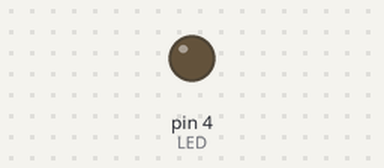
This sketch was run on a simulated Arduino Uno, built with avr-gcc and run on an emulated ATmega328P. Shown: output pins drawn as LEDs (lit = HIGH).

Above: at 0.1 s.
At 39.1 s:
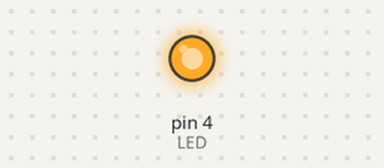
Timing chart, 0 to 40.0 s (numbered marks = the images above):
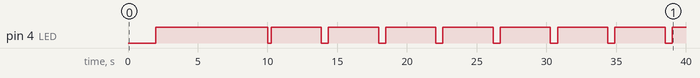

Measured:
- by itself, pin 4 (LED): goes HIGH 8.0 s, LOW 0.26 s, 7 × (HIGH 3.6 s, LOW 0.51 s), then HIGH

The sketch:

esp-mosfet-blink.ino
```cpp
// (licence header left out)
//#include <ESP8266WiFi.h>
#define LED 4

int brightness = 0;    // how bright the LED is
int fadeAmount = 5;    // how many points to fade the LED by

//=======================================================================
//                    Power on setup
//=======================================================================
void setup() {
//  Serial.begin(115200);
  pinMode(LED,OUTPUT);
}

//=======================================================================
//                    Main Program Loop
//=======================================================================
void loop() {
  //PWM Value varries from 0 to 1023
//  Serial.println("10 % PWM");
  analogWrite(LED,102);
  delay(2000);

//  Serial.println("20 % PWM");
  analogWrite(LED,205);
  delay(2000);

//  Serial.println("40 % PWM");
  analogWrite(LED,410);
  delay(2000);

//  Serial.println("70 % PWM");
  analogWrite(LED,714);
  delay(2000);

//  Serial.println("100 % PWM");
  analogWrite(LED,1024);
  delay(2000);

  //Continuous Fading
//  Serial.println("Fadding Started");
  while(1)
  {
    // set the brightness of pin 9:
    analogWrite(LED, brightness);

    // change the brightness for next time through the loop:
    brightness = brightness + fadeAmount;

    // reverse the direction of the fading at the ends of the fade:
    if (brightness <= 0 || brightness >= 1023) {
      fadeAmount = -fadeAmount;
    }
    // wait for 30 milliseconds to see the dimming effect
    delay(10);
  }
}
//=======================================================================
```
